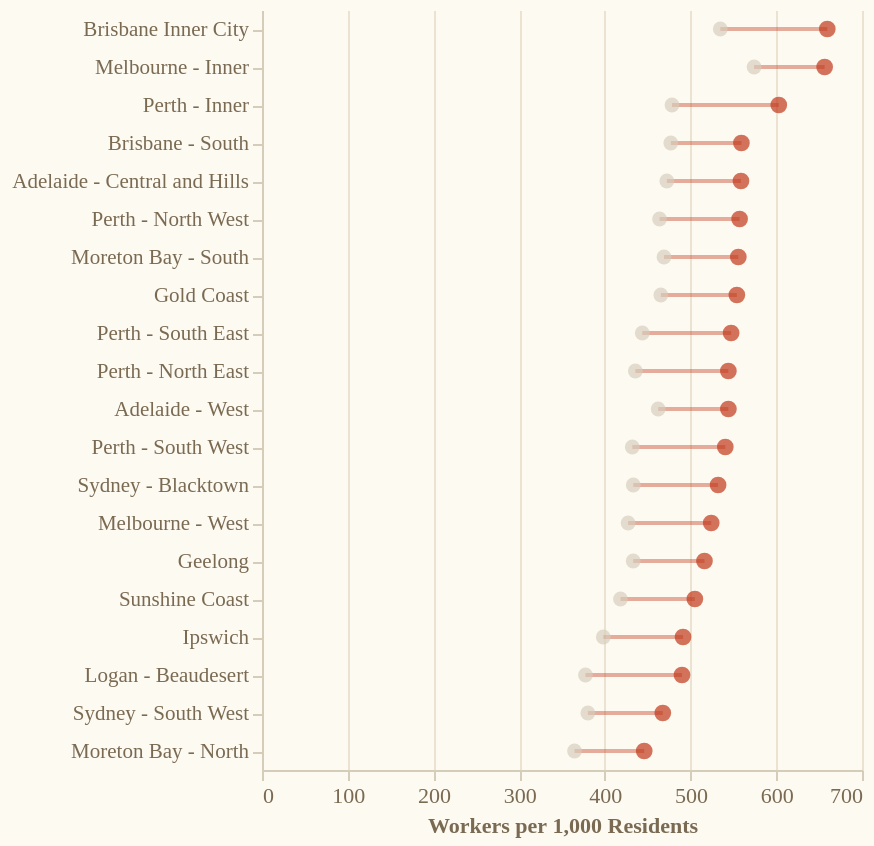

Vega-Lite specification for this chart:
### Vega-Lite specification from a JSON file in a GitHub repository (floating-point values rounded to 4 significant figures)
{"$schema": "https://vega.github.io/schema/vega-lite/v5.json", "config": {"background": "#FDFAF2", "font": "DM Sans", "axis": {"labelFont": "DM Sans", "labelFontSize": 11, "labelColor": "#7A6A52", "titleFont": "DM Sans", "titleFontSize": 11, "titleColor": "#7A6A52", "gridColor": "#EAE0CE", "gridOpacity": 0.9, "domainColor": "#D6CCBA", "tickColor": "#D6CCBA"}, "legend": {"labelFont": "DM Sans", "labelFontSize": 11, "labelColor": "#3A2C1C", "titleFont": "DM Sans", "titleFontSize": 11, "titleColor": "#7A6A52"}, "view": {"stroke": "transparent"}}, "width": "container", "height": 380, "data": {"name": "DB"}, "transform": [{"fold": ["js_per1000_2019", "js_per1000_2025"], "as": ["yr", "val"]}, {"calculate": "datum.yr==='js_per1000_2019'?'2019':'2025'", "as": "year"}], "layer": [{"mark": {"type": "line", "strokeWidth": 2, "opacity": 0.4}, "encoding": {"y": {"field": "sa4_name", "type": "nominal", "sort": {"field": "js_per1000_2025", "order": "descending"}, "axis": {"title": null, "labelFontSize": 10.5, "labelLimit": 210}}, "x": {"field": "val", "type": "quantitative", "axis": {"title": "Workers per 1,000 Residents"}}, "detail": {"field": "sa4_name"}, "color": {"value": "#C0381A"}}}, {"mark": {"type": "point", "filled": true, "size": 55, "opacity": 0.65}, "transform": [{"filter": "datum.year==='2019'"}], "encoding": {"y": {"field": "sa4_name", "type": "nominal", "sort": {"field": "js_per1000_2025", "order": "descending"}}, "x": {"field": "val", "type": "quantitative"}, "color": {"value": "#D6CCBA"}, "tooltip": [{"field": "sa4_name", "title": "Region"}, {"field": "state", "title": "State"}, {"field": "js_per1000_2019", "title": "Workers per 1,000 (2019)"}, {"field": "js_per1000_2025", "title": "Workers per 1,000 (2025)"}, {"field": "change", "title": "Change"}]}}, {"mark": {"type": "point", "filled": true, "size": 70}, "transform": [{"filter": "datum.year==='2025'"}], "encoding": {"y": {"field": "sa4_name", "type": "nominal", "sort": {"field": "js_per1000_2025", "order": "descending"}}, "x": {"field": "val", "type": "quantitative"}, "color": {"value": "#C0381A"}, "tooltip": [{"field": "sa4_name", "title": "Region"}, {"field": "state", "title": "State"}, {"field": "js_per1000_2019", "title": "Workers per 1,000 (2019)"}, {"field": "js_per1000_2025", "title": "Workers per 1,000 (2025)"}, {"field": "change", "title": "Change"}]}}], "datasets": {"DB": [{"sa4_code": 305, "sa4_name": "Brisbane Inner City", "state": "QLD", "pop_2025": 335600.0, "js_per1000_2019": 534.7, "js_per1000_2025": 659.5, "change": 124.8, "direction": "Worsened"}, {"sa4_code": 503, "sa4_name": "Perth - Inner", "state": "WA", "pop_2025": 212400.0, "js_per1000_2019": 478.3, "js_per1000_2025": 602.9, "change": 124.6, "direction": "Worsened"}, {"sa4_code": 311, "sa4_name": "Logan - Beaudesert", "state": "QLD", "pop_2025": 420200.0, "js_per1000_2019": 377.4, "js_per1000_2025": 490.0, "change": 112.6, "direction": "Worsened"}, {"sa4_code": 504, "sa4_name": "Perth - North East", "state": "WA", "pop_2025": 324600.0, "js_per1000_2019": 435.6, "js_per1000_2025": 544.1, "change": 108.5, "direction": "Worsened"}, {"sa4_code": 507, "sa4_name": "Perth - South West", "state": "WA", "pop_2025": 519400.0, "js_per1000_2019": 432.0, "js_per1000_2025": 540.5, "change": 108.5, "direction": "Worsened"}, {"sa4_code": 506, "sa4_name": "Perth - South East", "state": "WA", "pop_2025": 611700.0, "js_per1000_2019": 443.7, "js_per1000_2025": 547.3, "change": 103.6, "direction": "Worsened"}, {"sa4_code": 116, "sa4_name": "Sydney - Blacktown", "state": "NSW", "pop_2025": 452400.0, "js_per1000_2019": 433.2, "js_per1000_2025": 532.1, "change": 98.9, "direction": "Worsened"}, {"sa4_code": 213, "sa4_name": "Melbourne - West", "state": "VIC", "pop_2025": 980300.0, "js_per1000_2019": 427.1, "js_per1000_2025": 524.1, "change": 97.0, "direction": "Worsened"}, {"sa4_code": 505, "sa4_name": "Perth - North West", "state": "WA", "pop_2025": 657100.0, "js_per1000_2019": 463.8, "js_per1000_2025": 557.2, "change": 93.4, "direction": "Worsened"}, {"sa4_code": 310, "sa4_name": "Ipswich", "state": "QLD", "pop_2025": 419400.0, "js_per1000_2019": 398.2, "js_per1000_2025": 491.2, "change": 93.0, "direction": "Worsened"}, {"sa4_code": 309, "sa4_name": "Gold Coast", "state": "QLD", "pop_2025": 708100.0, "js_per1000_2019": 465.3, "js_per1000_2025": 554.0, "change": 88.7, "direction": "Worsened"}, {"sa4_code": 127, "sa4_name": "Sydney - South West", "state": "NSW", "pop_2025": 527700.0, "js_per1000_2019": 380.2, "js_per1000_2025": 467.6, "change": 87.4, "direction": "Worsened"}, {"sa4_code": 316, "sa4_name": "Sunshine Coast", "state": "QLD", "pop_2025": 441500.0, "js_per1000_2019": 418.2, "js_per1000_2025": 505.0, "change": 86.8, "direction": "Worsened"}, {"sa4_code": 314, "sa4_name": "Moreton Bay - South", "state": "QLD", "pop_2025": 239000.0, "js_per1000_2019": 469.0, "js_per1000_2025": 555.7, "change": 86.7, "direction": "Worsened"}, {"sa4_code": 401, "sa4_name": "Adelaide - Central and Hills", "state": "SA", "pop_2025": 339000.0, "js_per1000_2019": 472.3, "js_per1000_2025": 558.8, "change": 86.5, "direction": "Worsened"}, {"sa4_code": 203, "sa4_name": "Geelong", "state": "VIC", "pop_2025": 356000.0, "js_per1000_2019": 433.1, "js_per1000_2025": 516.2, "change": 83.1, "direction": "Worsened"}, {"sa4_code": 303, "sa4_name": "Brisbane - South", "state": "QLD", "pop_2025": 412400.0, "js_per1000_2019": 476.9, "js_per1000_2025": 559.3, "change": 82.4, "direction": "Worsened"}, {"sa4_code": 206, "sa4_name": "Melbourne - Inner", "state": "VIC", "pop_2025": 713500.0, "js_per1000_2019": 574.1, "js_per1000_2025": 656.4, "change": 82.3, "direction": "Worsened"}, {"sa4_code": 404, "sa4_name": "Adelaide - West", "state": "SA", "pop_2025": 263100.0, "js_per1000_2019": 462.2, "js_per1000_2025": 544.1, "change": 81.9, "direction": "Worsened"}, {"sa4_code": 313, "sa4_name": "Moreton Bay - North", "state": "QLD", "pop_2025": 300000.0, "js_per1000_2019": 364.6, "js_per1000_2025": 445.9, "change": 81.3, "direction": "Worsened"}]}}
